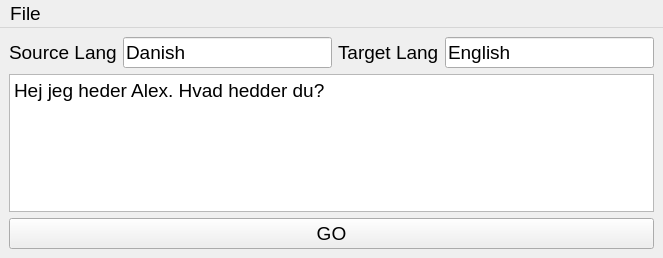
<?xml version="1.0" encoding="UTF-8"?>
<ui version="4.0">
 <class>MainWindow</class>
 <widget class="QMainWindow" name="MainWindow">
  <property name="geometry">
   <rect>
    <x>0</x>
    <y>0</y>
    <width>663</width>
    <height>258</height>
   </rect>
  </property>
  <property name="windowTitle">
   <string>Immersion</string>
  </property>
  <property name="styleSheet">
   <string notr="true">font-size: 14pt;</string>
  </property>
  <widget class="QWidget" name="centralwidget">
   <layout class="QGridLayout" name="gridLayout">
    <item row="0" column="0">
     <layout class="QVBoxLayout" name="verticalLayout"/>
    </item>
    <item row="1" column="1">
     <layout class="QVBoxLayout" name="verticalLayout_2" stretch="0,0,999">
      <property name="sizeConstraint">
       <enum>QLayout::SizeConstraint::SetNoConstraint</enum>
      </property>
      <item>
       <layout class="QHBoxLayout" name="horizontalLayout">
        <item>
         <widget class="QLabel" name="label">
          <property name="text">
           <string>Source Lang</string>
          </property>
         </widget>
        </item>
        <item>
         <widget class="QLineEdit" name="sourceLang">
          <property name="text">
           <string>Danish</string>
          </property>
         </widget>
        </item>
        <item>
         <widget class="QLabel" name="label_2">
          <property name="text">
           <string>Target Lang</string>
          </property>
         </widget>
        </item>
        <item>
         <widget class="QLineEdit" name="targetLang">
          <property name="text">
           <string>English</string>
          </property>
         </widget>
        </item>
       </layout>
      </item>
      <item>
       <widget class="QPlainTextEdit" name="inputText">
        <property name="styleSheet">
         <string notr="true">font-size: 14pt;</string>
        </property>
        <property name="plainText">
         <string>Hej jeg heder Alex. Hvad hedder du?</string>
        </property>
       </widget>
      </item>
      <item>
       <widget class="QPushButton" name="goButton">
        <property name="text">
         <string>GO</string>
        </property>
       </widget>
      </item>
     </layout>
    </item>
   </layout>
  </widget>
  <widget class="QMenuBar" name="menuBar">
   <property name="geometry">
    <rect>
     <x>0</x>
     <y>0</y>
     <width>663</width>
     <height>31</height>
    </rect>
   </property>
   <widget class="QMenu" name="menuFile">
    <property name="title">
     <string>File</string>
    </property>
    <addaction name="actionReset_OpenAI_API_key"/>
    <addaction name="actionOpen_corrections_folder"/>
   </widget>
   <addaction name="menuFile"/>
  </widget>
  <action name="actionReset_OpenAI_API_key">
   <property name="text">
    <string>Reset OpenAI API key</string>
   </property>
  </action>
  <action name="actionOpen_corrections_folder">
   <property name="text">
    <string>Open corrections folder</string>
   </property>
  </action>
 </widget>
 <resources/>
 <connections/>
</ui>
